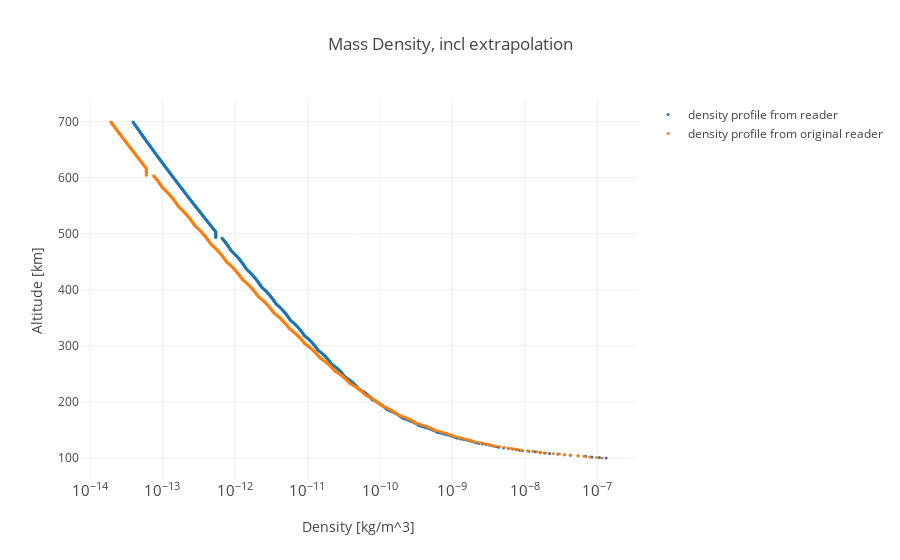

The code cell stored with this chart in its notebook:
### Code cell
test_mass_density()

### Figure 1 — Plotly figure (JSON) as saved in the notebook; plotly's stock layout.template omitted (floating-point values rounded to 4 significant figures; data arrays with more than 128 entries replaced by an {"elided": "..."} marker saying what was removed)
{"data": [{"marker": {"size": 3}, "mode": "markers", "name": "density profile from reader", "type": "scatter", "uid": "df060663-99ad-11e9-b5a6-28cfe91e3125", "x": {"elided": "600 float values"}, "y": {"elided": "600 float values"}}, {"marker": {"size": 3}, "mode": "markers", "name": "density profile from original reader", "type": "scatter", "uid": "df074f75-99ad-11e9-b7d0-28cfe91e3125", "x": {"elided": "600 float values"}, "y": {"elided": "600 float values"}}], "layout": {"title": "Mass Density, incl extrapolation", "xaxis": {"autorange": true, "exponentformat": "power", "showexponent": "all", "title": "Density [kg/m^3]", "type": "log"}, "yaxis": {"title": "Altitude [km]"}}}
